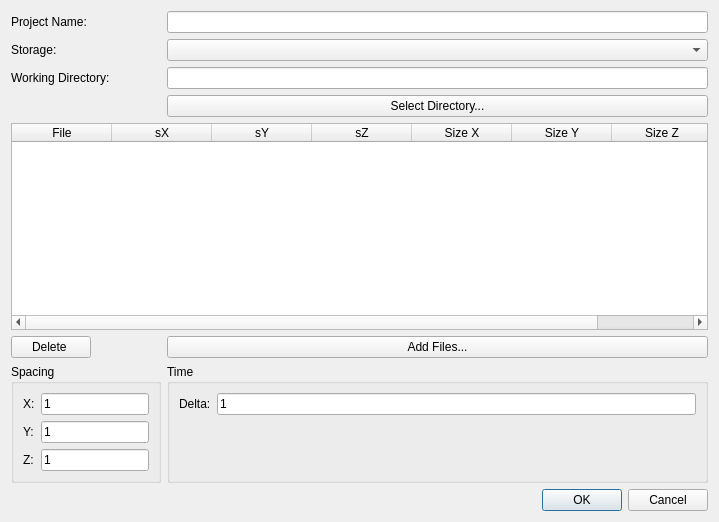
<?xml version="1.0" encoding="UTF-8"?>
<ui version="4.0">
 <class>SQLNewProjectDialog</class>
 <widget class="QDialog" name="SQLNewProjectDialog">
  <property name="geometry">
   <rect>
    <x>0</x>
    <y>0</y>
    <width>719</width>
    <height>522</height>
   </rect>
  </property>
  <property name="windowTitle">
   <string>New Project</string>
  </property>
  <layout class="QFormLayout" name="formLayout">
   <property name="fieldGrowthPolicy">
    <enum>QFormLayout::AllNonFixedFieldsGrow</enum>
   </property>
   <item row="0" column="0">
    <widget class="QLabel" name="projectNameLabel">
     <property name="text">
      <string>Project Name:</string>
     </property>
    </widget>
   </item>
   <item row="4" column="0" colspan="2">
    <widget class="QTableWidget" name="selectedFilesTable">
     <column>
      <property name="text">
       <string>File</string>
      </property>
     </column>
     <column>
      <property name="text">
       <string>sX</string>
      </property>
     </column>
     <column>
      <property name="text">
       <string>sY</string>
      </property>
     </column>
     <column>
      <property name="text">
       <string>sZ</string>
      </property>
     </column>
     <column>
      <property name="text">
       <string>Size X</string>
      </property>
     </column>
     <column>
      <property name="text">
       <string>Size Y</string>
      </property>
     </column>
     <column>
      <property name="text">
       <string>Size Z</string>
      </property>
     </column>
    </widget>
   </item>
   <item row="5" column="0">
    <widget class="QPushButton" name="deleteFileButton">
     <property name="text">
      <string>Delete </string>
     </property>
    </widget>
   </item>
   <item row="5" column="1">
    <widget class="QPushButton" name="addFilesButton">
     <property name="text">
      <string>Add Files...</string>
     </property>
    </widget>
   </item>
   <item row="6" column="1">
    <widget class="QGroupBox" name="timeGroupBox">
     <property name="title">
      <string>Time </string>
     </property>
     <layout class="QFormLayout" name="formLayout_2">
      <item row="0" column="0">
       <widget class="QLabel" name="timeDeltaLabel">
        <property name="text">
         <string>Delta:</string>
        </property>
       </widget>
      </item>
      <item row="0" column="1">
       <widget class="QLineEdit" name="timeDeltaLineEdit">
        <property name="text">
         <string>1</string>
        </property>
       </widget>
      </item>
     </layout>
    </widget>
   </item>
   <item row="0" column="1">
    <widget class="QLineEdit" name="projectNameLineEdit">
     <property name="text">
      <string/>
     </property>
    </widget>
   </item>
   <item row="2" column="0">
    <widget class="QLabel" name="wdLabel">
     <property name="text">
      <string>Working Directory:</string>
     </property>
    </widget>
   </item>
   <item row="2" column="1">
    <widget class="QLineEdit" name="wdLineEdit"/>
   </item>
   <item row="3" column="1">
    <widget class="QPushButton" name="pushButton">
     <property name="text">
      <string>Select Directory...</string>
     </property>
    </widget>
   </item>
   <item row="6" column="0">
    <widget class="QGroupBox" name="spacingGroupBox">
     <property name="title">
      <string>Spacing</string>
     </property>
     <layout class="QFormLayout" name="formLayout_3">
      <item row="0" column="0">
       <widget class="QLabel" name="xSpacingLabel">
        <property name="text">
         <string>X:</string>
        </property>
       </widget>
      </item>
      <item row="0" column="1">
       <widget class="QLineEdit" name="xSpacingLineEdit">
        <property name="text">
         <string>1</string>
        </property>
       </widget>
      </item>
      <item row="1" column="0">
       <widget class="QLabel" name="ySpacingLabel">
        <property name="text">
         <string>Y:</string>
        </property>
       </widget>
      </item>
      <item row="1" column="1">
       <widget class="QLineEdit" name="yLineEdit">
        <property name="text">
         <string>1</string>
        </property>
       </widget>
      </item>
      <item row="2" column="0">
       <widget class="QLabel" name="zSpacingLabel">
        <property name="text">
         <string>Z:</string>
        </property>
       </widget>
      </item>
      <item row="2" column="1">
       <widget class="QLineEdit" name="zLineEdit">
        <property name="text">
         <string>1</string>
        </property>
       </widget>
      </item>
     </layout>
    </widget>
   </item>
   <item row="8" column="1">
    <widget class="QDialogButtonBox" name="acceptCancelButtonBox">
     <property name="orientation">
      <enum>Qt::Horizontal</enum>
     </property>
     <property name="standardButtons">
      <set>QDialogButtonBox::Cancel|QDialogButtonBox::Ok</set>
     </property>
    </widget>
   </item>
   <item row="1" column="0">
    <widget class="QLabel" name="label">
     <property name="text">
      <string>Storage:</string>
     </property>
    </widget>
   </item>
   <item row="1" column="1">
    <widget class="QComboBox" name="projectTypeComboBox"/>
   </item>
  </layout>
  <action name="actionAdd_Files">
   <property name="text">
    <string>Add Files</string>
   </property>
  </action>
 </widget>
 <resources/>
 <connections>
  <connection>
   <sender>acceptCancelButtonBox</sender>
   <signal>accepted()</signal>
   <receiver>SQLNewProjectDialog</receiver>
   <slot>accept()</slot>
   <hints>
    <hint type="sourcelabel">
     <x>537</x>
     <y>506</y>
    </hint>
    <hint type="destinationlabel">
     <x>157</x>
     <y>274</y>
    </hint>
   </hints>
  </connection>
  <connection>
   <sender>acceptCancelButtonBox</sender>
   <signal>rejected()</signal>
   <receiver>SQLNewProjectDialog</receiver>
   <slot>reject()</slot>
   <hints>
    <hint type="sourcelabel">
     <x>605</x>
     <y>506</y>
    </hint>
    <hint type="destinationlabel">
     <x>286</x>
     <y>274</y>
    </hint>
   </hints>
  </connection>
  <connection>
   <sender>addFilesButton</sender>
   <signal>clicked()</signal>
   <receiver>SQLNewProjectDialog</receiver>
   <slot>addFiles()</slot>
   <hints>
    <hint type="sourcelabel">
     <x>519</x>
     <y>332</y>
    </hint>
    <hint type="destinationlabel">
     <x>61</x>
     <y>379</y>
    </hint>
   </hints>
  </connection>
  <connection>
   <sender>pushButton</sender>
   <signal>clicked()</signal>
   <receiver>SQLNewProjectDialog</receiver>
   <slot>selectWorkingDirectory()</slot>
   <hints>
    <hint type="sourcelabel">
     <x>280</x>
     <y>89</y>
    </hint>
    <hint type="destinationlabel">
     <x>167</x>
     <y>79</y>
    </hint>
   </hints>
  </connection>
 </connections>
 <slots>
  <slot>addFiles()</slot>
  <slot>selectWorkingDirectory()</slot>
 </slots>
</ui>
